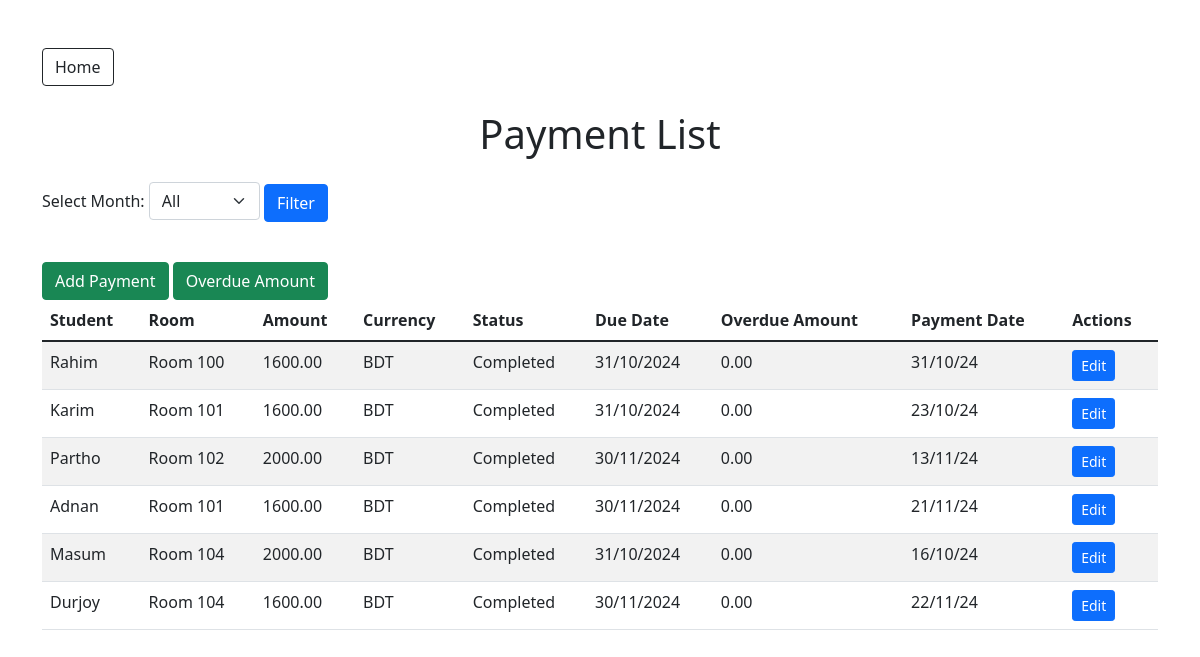
/payments/ (signed in), run on an earlier commit of the app's database.
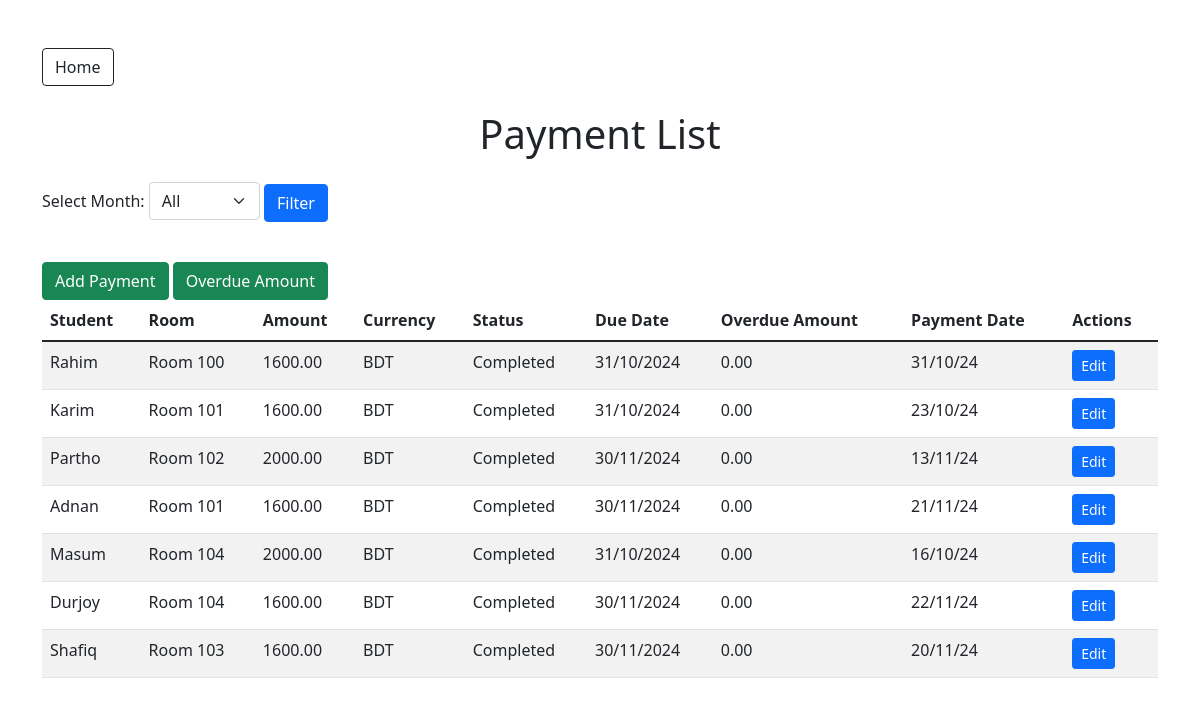
And on a later commit of the database.
### hostel/models.py (models this page shows, shortened)
class Payment(models.Model):
    student = models.ForeignKey(Student, on_delete=models.CASCADE)
    amount = models.DecimalField(max_digits=10, decimal_places=2)
    currency = models.CharField(max_length=3, default='BDT')
    status = models.CharField(max_length=20, choices=[('Pending', 'Pending'), (
        'Completed', 'Completed'), ('Overdue', 'Overdue')], default='Pending')
    payment_date = models.DateTimeField(null=True, blank=True)
    due_date = models.DateField(null=True, blank=True)
    is_due = models.BooleanField(default=False)
    overdue_amount = models.DecimalField(max_digits=10, decimal_places=2)
    reference = models.CharField(max_length=255, blank=True, null=True)
    room_number = models.CharField(max_length=10, blank=True, null=True)
    oprstamp = models.ForeignKey(
        User, on_delete=models.SET_NULL, null=True, blank=True)
    timestamp = models.DateTimeField(auto_now_add=True)
    transaction_id = models.CharField(max_length=255, blank=True, null=True)

class Student(models.Model):
    name = models.CharField(max_length=100)
    email = models.EmailField(unique=True)
    contact_number = models.CharField(max_length=15)
    nid = models.CharField(max_length=15)
    room = models.ForeignKey(Room, on_delete=models.SET_NULL, null=True)
    def __str__(self):
        return self.name

### hostel/views.py (the view)
# urls.py: path('payments/', PaymentListView.as_view(), name='admin_payment_list'),
@method_decorator(login_required, name='dispatch')
class PaymentListView(ListView):
    model = Payment
    template_name = 'payments/admin_payment_list.html'
    context_object_name = 'payments'
    def get_queryset(self):
        queryset = super().get_queryset()
        monthcode = self.request.GET.get('monthcode')
        if monthcode:
            queryset = queryset.filter(payment_date__startswith=monthcode)
        return queryset
    def get_context_data(self, **kwargs):
        context = super().get_context_data(**kwargs)
        monthcodes = Payment.objects.annotate(month=TruncMonth(
            'payment_date')).values_list('month', flat=True).distinct()
        formatted_monthcodes = [month.strftime(
            '%Y-%m') for month in monthcodes if month]
        context['monthcodes'] = formatted_monthcodes
        return context

### hostel/templates/payments/admin_payment_list.html (shortened to what this page needs)
<!DOCTYPE html>
<html lang="en">
  <head>
    <link href="https://cdn.jsdelivr.net/npm/bootstrap@5.1.3/dist/css/bootstrap.min.css" rel="stylesheet" />
  </head>
  <body>
    <div class="container mt-5">
      <a href="{% url 'home' %}" class="btn btn-outline-dark mb-4">Home</a>
      <h1 class="text-center mb-4">Payment List</h1>
      <form method="get" class="mb-4">
        <label for="monthcode">Select Month:</label>
        <select name="monthcode" id="monthcode" class="form-select w-auto d-inline-block">
          <option value="">All</option>
        </select>
        <button type="submit" class="btn btn-primary">Filter</button>
      </form>
      <a href="{% url 'admin_add_payment' %}" class="btn btn-success mt-3">Add Payment</a>
      <a href="{% url 'overdue_payments' %}" class="btn btn-success mt-3">Overdue Amount</a>
      <table class="table table-striped">
        <thead>
          <tr>
            <th>Student</th>
            <th>Room</th>
            <th>Amount</th>
            <th>Currency</th>
            <th>Status</th>
            <th>Due Date</th>
            <th>Overdue Amount</th>
            <th>Payment Date</th>
            <th>Actions</th>
          </tr>
        </thead>
        <tbody>
          {% for payment in payments %}
            <tr class="{% if payment.is_due %}table-danger{% endif %}">
              <td>{{ payment.student }}</td>
              <td>{{ payment.room_number }}</td>
              <td>{{ payment.amount }}</td>
              <td>{{ payment.currency }}</td>
              <td>{{ payment.status }}</td>
              <td>{{ payment.due_date|date:'d/m/Y' }}</td>
              <td>
                {% if payment.is_due %}
                  {{ payment.overdue_amount }}
                {% else %}
                  0.00
                {% endif %}
              </td>
              <td>{{ payment.payment_date|date:'d/m/y' }}</td>
              <td>
                <a href="{% url 'admin_edit_payment' payment.id %}" class="btn btn-primary btn-sm">Edit</a>
              </td>
            </tr>
          {% endfor %}
        </tbody>
      </table>
    </div>
  </body>
</html>

What changed in the data, as far as the page shows it:
added Payment: student "Shafiq", room_number "Room 103", amount "1600.00", currency "BDT", status "Completed", due_date "30/11/2024", is_due "0.00", payment_date "20/11/24"
